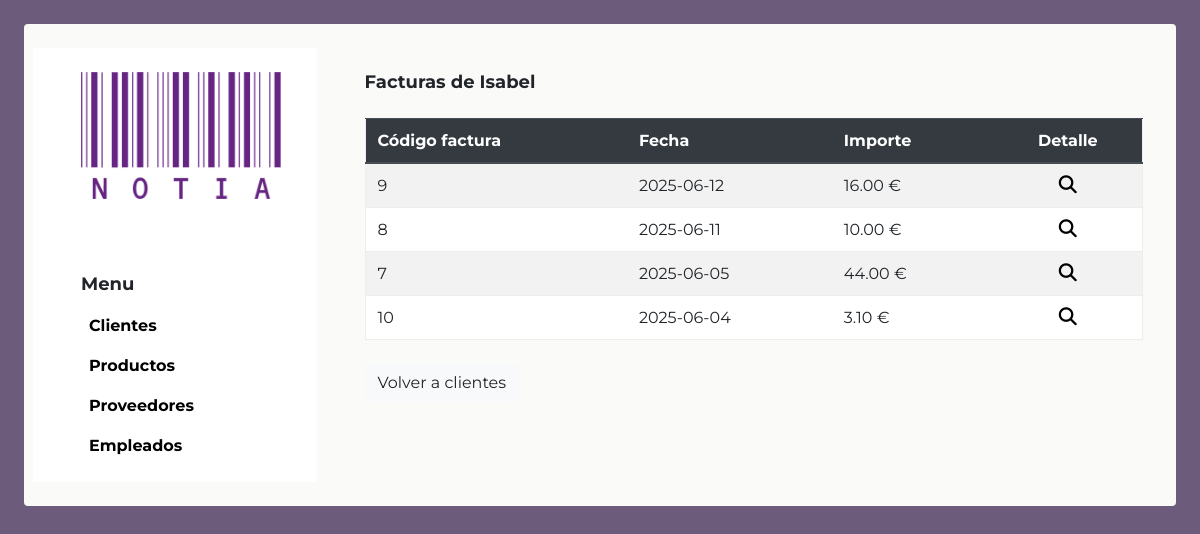
Page /verFacturasCliente.php?id=1 on the committed database.
### tables this page shows
CREATE TABLE `clientes` (
  `ID_Cliente` int(11) NOT NULL,
  `Nombre` varchar(100) DEFAULT NULL,
  `Apellidos` varchar(100) DEFAULT NULL,
  `NIF` varchar(20) DEFAULT NULL,
  `Direccion` varchar(255) DEFAULT NULL,
  `Telefono` varchar(20) DEFAULT NULL,
  `Email` varchar(100) DEFAULT NULL,
  `Password` varchar(255) NOT NULL
);

CREATE TABLE `facturas_venta` (
  `Cod_Factura` int(11) NOT NULL,
  `Fecha` date DEFAULT NULL,
  `Importe` decimal(10,2) DEFAULT NULL,
  `ID_Cliente` int(11) DEFAULT NULL
);

### verFacturasCliente.php (the view, shortened to what this page needs)
<?php
require_once "conexion.php";
$id_cliente = intval($_GET['id']);
$resCliente = $conn->query("SELECT * FROM clientes WHERE ID_Cliente = $id_cliente");
$cliente = $resCliente->fetch_assoc();
$resFacturas = $conn->query(
    "SELECT Cod_Factura, Fecha, Importe
     FROM facturas_venta
     WHERE ID_Cliente = $id_cliente
     ORDER BY Fecha DESC"
);
?>
<!DOCTYPE html>
<html lang="es">
<head>
    <link rel="stylesheet" href="css/style.css">
    <link rel="stylesheet" href="https://cdnjs.cloudflare.com/ajax/libs/font-awesome/6.5.1/css/all.min.css">
    <link rel="stylesheet" href="https://cdn.jsdelivr.net/npm/bootstrap@4.6.2/dist/css/bootstrap.min.css">
</head>
<body class="bg-azul p-4">
    <div class="contenedor2 w-100">
        <div class="row p-4 d-flex justify-content-center">
            <div class="col-md-3 bg-bco p-4 pl-5 ">
                <img src="img/notia.png" class="logo mb-4">
                <p class="fs18 bold fsMono mt-5">Menu</p>
                <nav class="d-flex flex-column pl-2">
                    <a href="index.php" class="negro bold">Clientes</a>
                    <a href="index.php#productos" class="negro bold mt-3">Productos</a>
                    <a href="index.php#proveedores" class="negro bold mt-3">Proveedores</a>
                    <a href="index.php#empleados" class="negro bold mt-3">Empleados</a>
                </nav>
            </div>
            <div class="col-md-9 p-4 pl-5 ">
                <h1 class="fs18 bold fsMono mb-4">Facturas de <?= htmlspecialchars($cliente['Nombre']) ?></h1>
                <table class="table table-striped w-100">
                    <thead class="thead-dark">
                        <tr>
                            <th>Código factura</th>
                            <th>Fecha</th>
                            <th>Importe</th>
                            <th class="text-center">Detalle</th>
                        </tr>
                    </thead>
                    <tbody>
                        <?php
                        while ($f = $resFacturas->fetch_assoc()) {
                            echo "<tr>
                                <td>{$f['Cod_Factura']}</td>
                                <td>{$f['Fecha']}</td>
                                <td>" . number_format($f['Importe'], 2) . " €</td>
                                <td class='text-center'>
                                    <a href='detalleFacturaVenta.php?cod_factura={$f['Cod_Factura']}'>
                                        <i class='fa-solid fa-magnifying-glass negro fs18' title='Ver detalle'></i>
                                    </a>
                                </td>
                            </tr>";
                        }
                        ?>
                    </tbody>
                </table>
                <a href="index.php" class="btn btn-light mt-2">Volver a clientes</a>
            </div>
        </div>
    </div>
</body>
</html>

### css/style.css (style rules this page uses)
* { margin: 0; padding: 0; font-family: 'Montserrat', sans-serif; }
.bg-azul { background-color: #6c5b7b; }
.bg-bco { background-color:#ffffff }
.negro { color:#000000 }
.contenedor2 { background-color:#FAFAF9; border-radius:4px; }
.fs18 { font-size:18px; }
.bold { font-weight: 700; }
.logo { width:200px; }
table { border:1px solid #EDEDED; background-color:#ffffff; }
thead { background-color:#ffffff; border-bottom:1px solid #989595; }
th { padding:10px }
td { padding:10px; border-bottom:1px solid #EDEDED; }
body { background-color: #6c5b7b; }

### rows in the picture
clientes: Nombre "Isabel"
facturas_venta: Cod_Factura "9", Fecha "2025-06-12", Importe "16.00"
facturas_venta: Cod_Factura "8", Fecha "2025-06-11", Importe "10.00"
facturas_venta: Cod_Factura "7", Fecha "2025-06-05", Importe "44.00"
facturas_venta: Cod_Factura "10", Fecha "2025-06-04", Importe "3.10"
